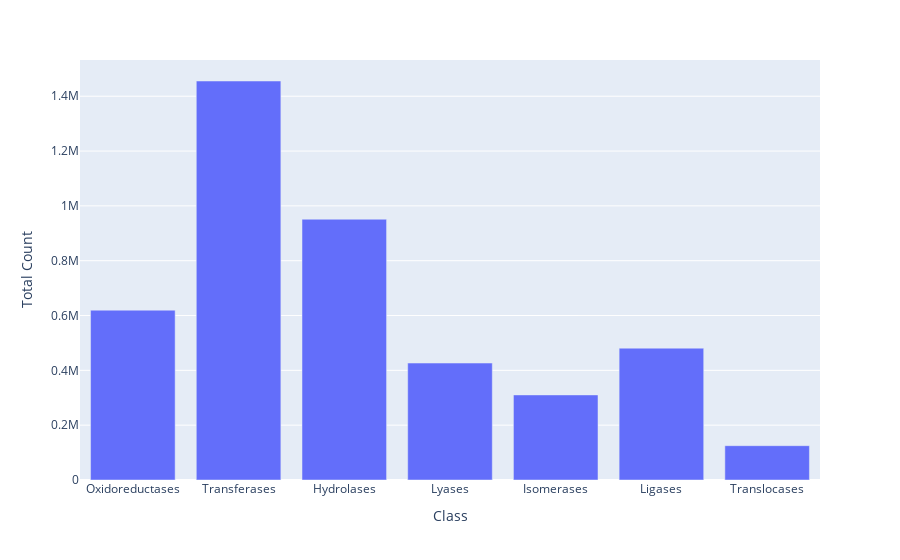

This figure's notebook cell:
### Markdown cell above
[2.1] taxa2ec enzyme diversity

### Code cell
data = pd.read_csv(os.path.join(DATA_DIR, 'taxa2ec-final.csv'), low_memory=False)
ecs = data.copy()

# Summing the abundance of enzymes across our taxa related to different enzyme groups
enzyme_df = ecs.value_counts("ec").reset_index().copy() #ecs.value_counts originally
enzyme_df['Group'] = enzyme_df['ec'].apply(lambda x: x.strip().split('.')[0])
grouped_df = enzyme_df.groupby('Group')['count'].sum().reset_index()
grouped_df.columns = ['Group','Total Count']
# Adding information on the type of enzymes
ec_class = ['Oxidoreductases','Transferases','Hydrolases','Lyases','Isomerases','Ligases','Translocases']
grouped_df['Class'] = ec_class

taxa_enzyme_counts = grouped_df[['Group','Class','Total Count']]
print(taxa_enzyme_counts)

import plotly.express as px

# Plot the occurrence of enzymes across all of our selected taxa 
fig2 = px.bar(taxa_enzyme_counts, x="Class", y="Total Count")
fig2.show()

### Figure 1 — Plotly figure (JSON) as saved in the notebook; plotly's stock layout.template omitted (floating-point values rounded to 4 significant figures)
{"data": [{"alignmentgroup": "True", "hovertemplate": "Class=%{x}<br>Total Count=%{y}<extra></extra>", "legendgroup": "", "marker": {"color": "#636efa", "pattern": {"shape": ""}}, "name": "", "offsetgroup": "", "orientation": "v", "showlegend": false, "textposition": "auto", "type": "bar", "x": ["Oxidoreductases", "Transferases", "Hydrolases", "Lyases", "Isomerases", "Ligases", "Translocases"], "xaxis": "x", "y": [619571, 1455538, 951266, 426622, 310414, 480922, 125212], "yaxis": "y"}], "layout": {"barmode": "relative", "legend": {"tracegroupgap": 0}, "margin": {"t": 60}, "xaxis": {"anchor": "y", "domain": [0, 1], "title": {"text": "Class"}}, "yaxis": {"anchor": "x", "domain": [0, 1], "title": {"text": "Total Count"}}}}
